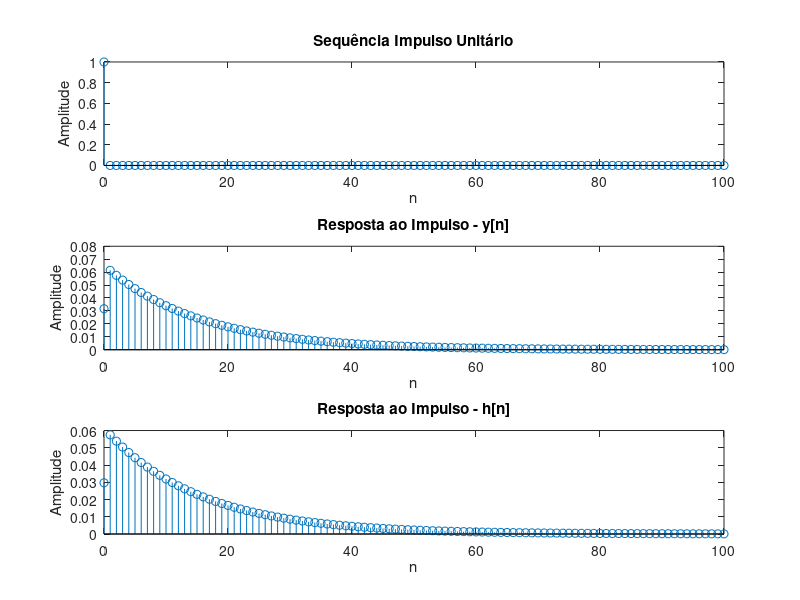

The MATLAB source for this figure:
clear all;
close all;
clc;

n=0:100;            %Amostras a serem calculadas
N=length(n);        %Tamanho do vetor N
y=zeros(1,N);       %Inicialização do vetor y
x=[1 zeros(1,N-1)]; %Sequência impulso unitário

%Implemente o código aqui
%Considere como entrada o vetor x declarado acima
%A resposta ao impulso deve estar alocada no vetor y para ser
%usada nos gráficos abaixo
%Obtenha as amostras da resposta ao impulso teórica para comparação e
%aloque no vetor h.

%Ex2
a=0.9366;
b=0.0317;

for k = 1:N
    if k == 1
        y(k) = a*0 + b*x(k) + b*0;
    else
        y(k) = a*y(k-1) + b*x(k) + b*x(k-1);
    end
end

%Ex3
h=zeros(1,N); %inicializamos o vetor h da resposta ao impulso com zeros e de mesmo tamanho N

% 'for' usado para inicizaliar o degrau unitário (para i>1 u(i) = 1)
u=zeros(1,N); 
for i=1:N;
    u(i) = 1;
end

% Aplicando a resposta ao impulso dada na questão
for k=1:N
    if k==1 % 'if' usada para evitar o mesmo erro da questão 2 (posição 0 não existe) 
        h(k) = 0.0317 * (0.9366^k * u(k) + 0.9366^(k-1) * 0);
    else % caso contrário, segue a equação igual da questão
        h(k) = 0.0317 * (0.9366^k * u(k) + 0.9366^(k-1) * u(k-1));
    end
end






%%%%%%%%%%%%%%%%%%%%%%%%%%%%%%%%%%%%%%%%%%%%%%%%%%%%%%%%%%%%%%%%%%%%%%%
%Gráficos e verificação
figure;
subplot(3,1,1);
stem(n,x);
xlabel('n');
ylabel('Amplitude');
title('Sequência Impulso Unitário');

subplot(3,1,2);
stem(n,y);
xlabel('n');
ylabel('Amplitude');
title('Resposta ao Impulso - y[n]');

subplot(3,1,3);
stem(n,h);
xlabel('n');
ylabel('Amplitude');
title('Resposta ao Impulso - h[n]');

%Soma da diferença das duas respostas calculadas
disp(['Soma dos erros: ' num2str(sum(y-h))]);
